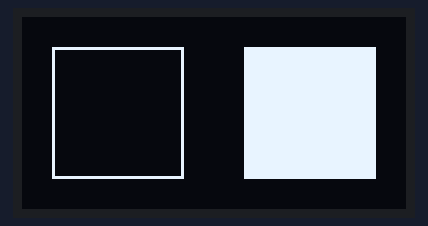
Bench run of a sketch on a simulated Arduino Uno, built with avr-gcc and run on an emulated ATmega328P. On the bench: 128×64 one-colour display.

Above: at 0.1 s.
At 1.1 s:
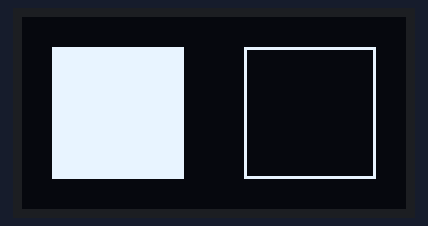

The sketch:

sketch_rect.ino
```cpp
#include <Wire.h>
#include <Adafruit_GFX.h>
#include <Adafruit_SSD1306.h>

#if (SSD1306_LCDHEIGHT != 64)
#error("Height incorrect, please fix Adafruit_SSD1306.h!");
#endif

Adafruit_SSD1306 display(-1);

void setup() {
  display.begin(SSD1306_SWITCHCAPVCC, 0x3c);
}

void loop() {
  display.clearDisplay();
  display.drawRect(10, 10, 44, 44, WHITE);
  display.fillRect(74, 10, 44, 44, WHITE);
  display.display();
  delay(1000);

  display.clearDisplay();
  display.fillRect(10, 10, 44, 44, WHITE);
  display.drawRect(74, 10, 44, 44, WHITE);
  display.display();
  delay(1000);
}
```

Measured:
- what the display in image 1 shows lasts 1.0 s, from 1.1 s to 2.1 s
